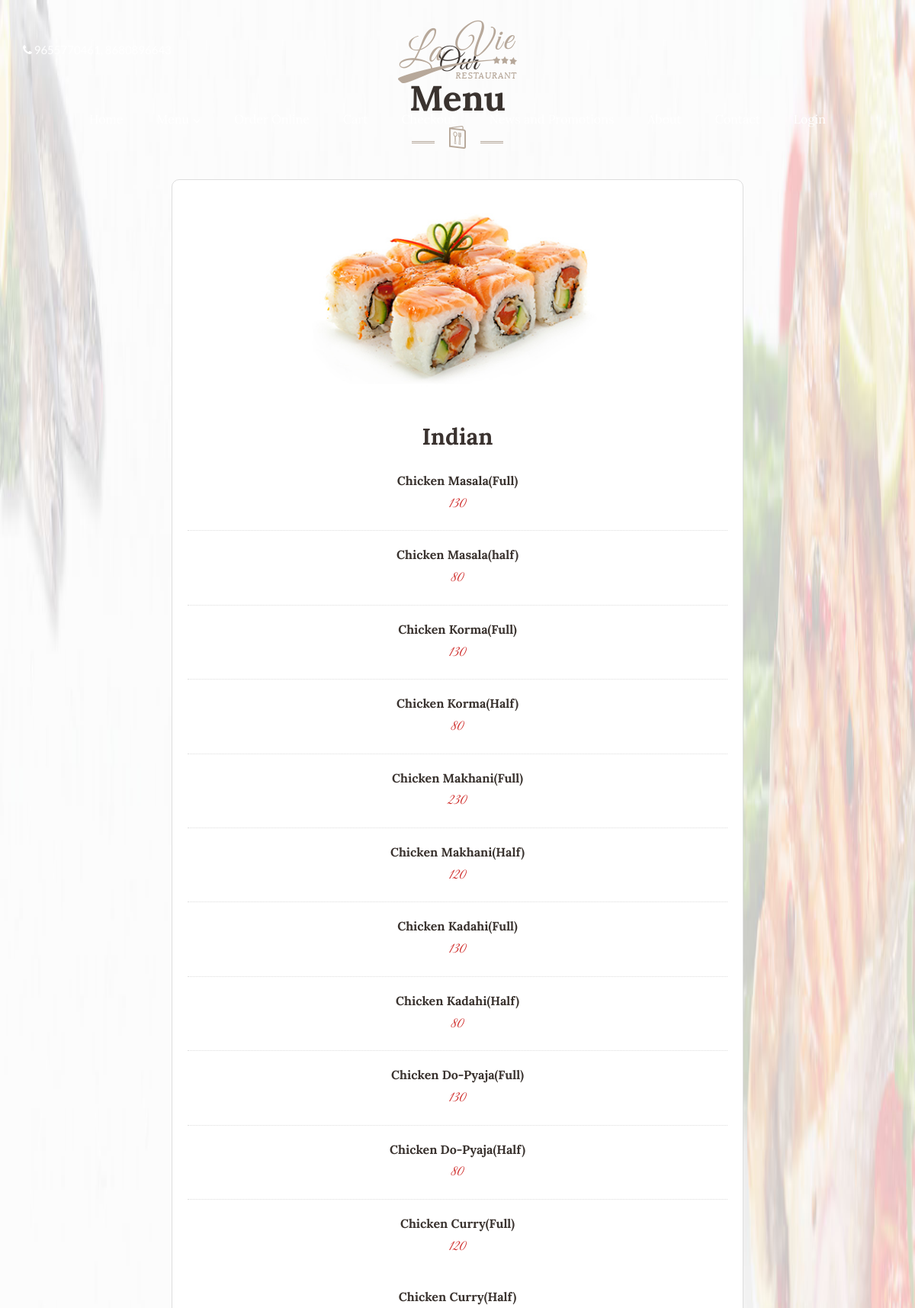
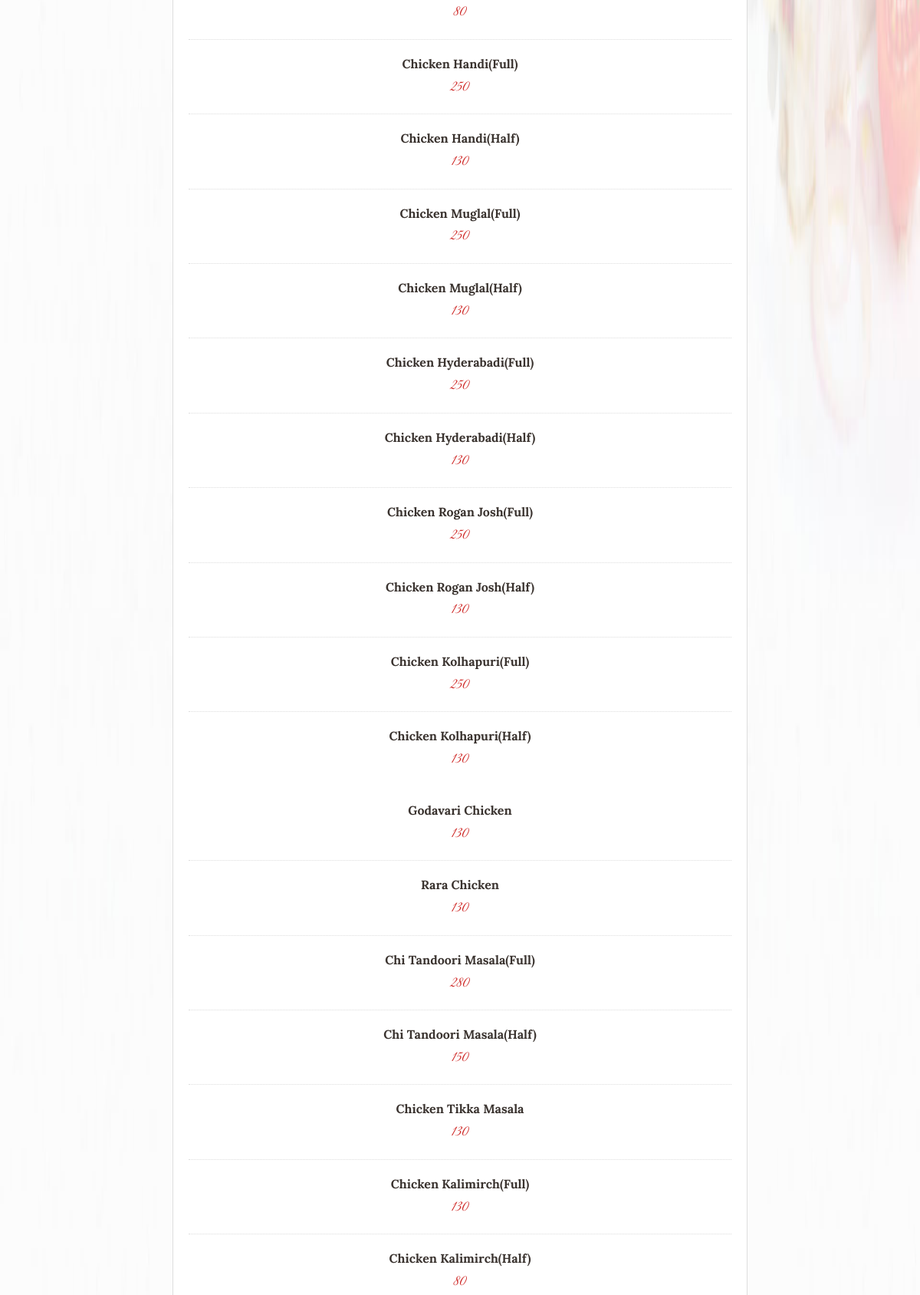
Screenshot of /mymenu.php (upper part) with the database file from the repository (2 pictures, top to bottom).
### tables this page shows
CREATE TABLE IF NOT EXISTS `menu` (
  `id` int(4) NOT NULL AUTO_INCREMENT,
  `Category` varchar(50) NOT NULL,
  `Sub` varchar(50) NOT NULL,
  `Dish` varchar(50) NOT NULL,
  `Price` int(4) NOT NULL,
  PRIMARY KEY (`id`)
);

### mymenu.php (the view, shortened to what this page needs)
<?php
include_once("Connection.php");
          ?>
<!doctype html>
<html class="no-js" lang="">
<head>
        <link rel="stylesheet" href="css/bootstrap.min.css">
        <link rel="stylesheet" href="css/animate.css">
        <link rel="stylesheet" href="css/jquery-ui.min.css">
        <link rel="stylesheet" href="css/meanmenu.min.css">
        <link rel="stylesheet" href="css/owl.carousel.css">
        <link rel="stylesheet" href="css/font-awesome.min.css">
        <link rel="stylesheet" href="css/bootstrap-datepicker.css">
        <link rel="stylesheet" href="css/jquery.timepicker.css">
        <link rel="stylesheet" href="lib/css/nivo-slider.css">
        <link rel="stylesheet" href="lib/venobox/venobox.css">
		<link rel="stylesheet" href="style.css">
        <link rel="stylesheet" href="css/responsive.css">
    </head>
    <body>
<div class="menu-wraper">
    <div class="header-slider-area common-page">
    <div class="header-menu-area">
		<div class="header">
			<div class="container">
				<div class="row">
					<div class="col-md-4 col-sm-4 hidden-xs">
						<div class="search-phone">
							<ul>
								<li><span style="color:white"><i class="fa fa-phone" aria-hidden="true"></i> 9655770461, 8680896643</span></li>
							</ul>
						</div>
					</div>
				<div class="col-md-4 col-sm-4">
					<div class="logo">
						<a href="index.html"><img src="img/logoft.png" alt=""></a>
					</div>
				</div>
				</div>
			</div>
		</div>
		<div id="sticker" class="menu-area">
			<div class="container">
				<div class="row">
					<div class="col-md-12">
					   <div class="main-menu">
						   <nav>
							<ul>
								<li><a href="index.html">Home</a></li>
								<li><a href="menu.html">Menu<i class="fa fa-angle-down" aria-hidden="true"></i></a>
								</li>
								<li><a href="orderonline.html">Order Online</a></li>
								<li><a href="cart.html">Cart</a></li>
								<li><a href="checkout.html">Checkout</a></li>
								<li><a href="news.html">News and Promotions</a></li>
								<li><a href="about-us.html">About</a></li>
								<li><a href="contact.html">Contact</a></li>
								<li><a href="login.html">Login</a></li>
							</ul>
							</nav>
						</div>
					</div>
				</div>
			</div>
		</div>
    </div>
    </div>
    <div class="our-special-menu-area pt60 pb60 ">
            <div class="container">
                <div class="row">
                      <div class="col-md-12">
                           <div class="section-title text-center pb40">
                               <h1>Our</h1>
                               <h2>Menu</h2>
                                <div class="sec-img">
                                    <img src="img/icon/product2.png" alt="">
                                </div>
                           </div>
                      </div>
                </div>
                <div class="row">
                   <div class="col-md-2 col-sm-2 col-xs-12"></div>
                    <div class="col-md-8 col-sm-8 col-xs-12">
                        <div class="special-menu text-center">
                        <div class="sma-img">
                           <img src="img/menu/05.jpg" alt="">
                           <div class="sma-heading">
                               <h3>Indian</h3>
                           </div>
                        </div>
                        <div class="total-menu-item carsoule-btn smp-carsoule">
							 <?php
                              $count = 0;
								$result ="select * from menu where Category ='Indian'  ";
								$res = mysqli_query($conn,$result);
                                   while ($row =  mysqli_fetch_array($res) )
                                   {
									if($count%11 == 0)
									{
									echo ' <div class="total-menu-single">';
									}
                                      echo ' <div class="single-menu-item">
                                             <div class="smi-heading">';
										echo '<a href="#">';
                                      echo $row['Dish']."</a></div>";
                                      echo '<div class="smi-price"><span>';
                                     echo $row['Price']."</span></div>";
                                      echo '</div>';
                                     $count++;
                                    if($count%11 == 0 || $count == mysqli_num_rows($res))
										echo '</div>';
                                   }
                              ?>
                        </div>
                        </div>
                    </div>
                </div>
            </div>
        </div>
</div>
    </body>
</html>

### style.css (style rules this page uses)
html, body { height: 100%; font-family: 'Lato', sans-serif; font-size: 15px; }
img { max-width: 100%; height: auto; }
h1, h2, h3, h4, h5, h6 { margin: 0 0 10px; font-family: 'Lora', serif; }
a { -webkit-transition: all 0.3s ease 0s; transition: all 0.3s ease 0s; text-decoration: none; }
ul { list-style: outside none none; margin: 0; padding: 0; }
.pt60 { padding-top: 60px }
.pb60 { padding-bottom: 60px }
.pb40 { padding-bottom: 40px }
.header a { color: #fff }
.search-phone { margin-top: 55px }
.search-phone ul li { display: inline-block }
.header { min-height: 130px; width: 100%; }
.logo { text-align: center; line-height: 130px; }
.main-menu { font-family: lora }
.main-menu ul li { display: inline-block; position: relative; }
.main-menu ul li a { color: #fff; display: block; font-size: 16px; padding: 15px 20px; }
.main-menu nav > ul { text-align: center }
.main-menu .fa.fa-angle-down { padding-left: 5px; position: relative; top: 2px; }
.header-slider-area { position: relative }
.header-menu-area { left: 0; position: absolute; top: 0; width: 100%; z-index: 9; }
.section-title h1 { color: #fff; font-family: great vibes; font-size: 40px; margin: 0; }
.section-title > h2 { color: #fff; font-size: 46px; font-weight: 700; }
.sec-img { position: relative }
.sec-img:before, .sec-img:after { border-bottom: 3px double #b5a79a; bottom: 7px; content: ""; height: 3px; left: 50%; position: absolute; width: 30px; margin-left: -60px; }
.sec-img:after { margin-left: 30px }
.sma-heading > h3 { color: #3a322f; font-size: 30px; font-weight: 700; padding-top: 25px; }
.smi-heading > a { color: #3a332f; display: inline-block; font-family: lora; font-size: 16px; font-weight: 700; padding-bottom: 5px; }
.smi-price > span { color: #cf2b29; font-family: great vibes; font-size: 20px; }
.special-menu { background: #fff none repeat scroll 0 0; border: 1px solid #ddd; border-radius: 10px; padding: 20px 20px 50px; }
.single-menu-item { padding: 20px 0; position: relative; }
.single-menu-item + .single-menu-item { border-top: 1px dotted #ddd }
.our-special-menu-area { background: rgba(0, 0, 0, 0) url("img/bgmenu.jpg") no-repeat scroll 0 0 / 100% 100%; overflow: hidden; width: 100%; }
.sma-img { overflow: hidden }
.sma-img > img { -webkit-transition: all 0.3s ease 0s; transition: all 0.3s ease 0s; }
.our-special-menu-area .section-title h1, .our-special-menu-area .section-title h2 { color: #3a332f }

### rows the page displays
menu: Dish "Chicken Masala(Full)", Price "130"
menu: Dish "Chicken Masala(half)", Price "80"
menu: Dish "Chicken Korma(Full)", Price "130"
menu: Dish "Chicken Korma(Half)", Price "80"
menu: Dish "Chicken Makhani(Full)", Price "230"
menu: Dish "Chicken Makhani(Half)", Price "120"
menu: Dish "Chicken Kadahi(Full)", Price "130"
menu: Dish "Chicken Kadahi(Half)", Price "80"
menu: Dish "Chicken Do-Pyaja(Full)", Price "130"
menu: Dish "Chicken Do-Pyaja(Half)", Price "80"
menu: Dish "Chicken Curry(Full)", Price "120"
menu: Dish "Chicken Curry(Half)", Price "80"
menu: Dish "Chicken Handi(Full)", Price "250"
menu: Dish "Chicken Handi(Half)", Price "130"
menu: Dish "Chicken Muglal(Full)", Price "250"
menu: Dish "Chicken Muglal(Half)", Price "130"
menu: Dish "Chicken Hyderabadi(Full)", Price "250"
menu: Dish "Chicken Hyderabadi(Half)", Price "130"
menu: Dish "Chicken Rogan Josh(Full)", Price "250"
menu: Dish "Chicken Rogan Josh(Half)", Price "130"
menu: Dish "Chicken Kolhapuri(Full)", Price "250"
menu: Dish "Chicken Kolhapuri(Half)", Price "130"
menu: Dish "Godavari Chicken", Price "130"
menu: Dish "Rara Chicken", Price "130"
menu: Dish "Chi Tandoori Masala(Full)", Price "280"
menu: Dish "Chi Tandoori Masala(Half)", Price "150"
menu: Dish "Chicken Tikka Masala", Price "130"
menu: Dish "Chicken Kalimirch(Full)", Price "130"
menu: Dish "Chicken Kalimirch(Half)", Price "80"
